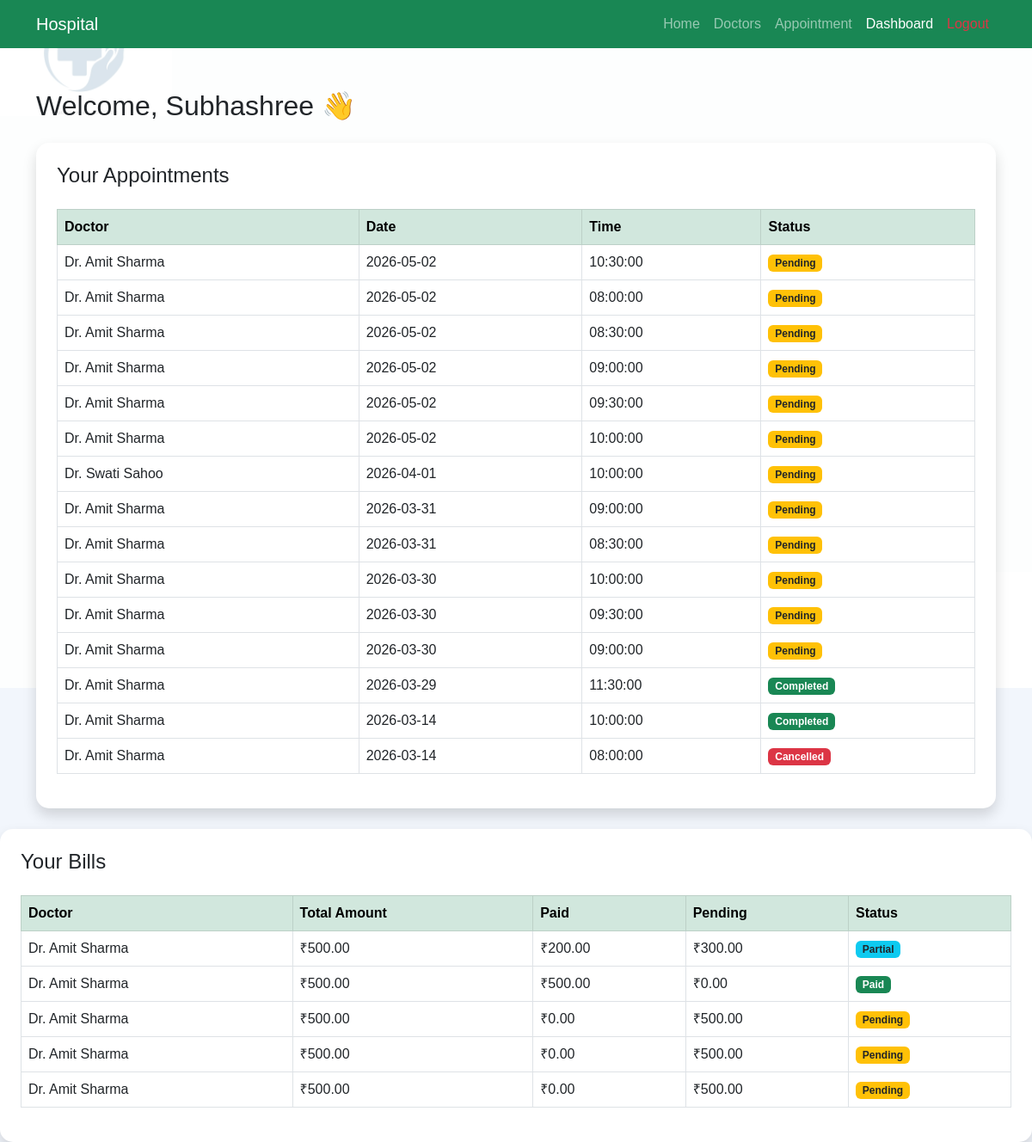
/dashboard.php (signed in), run on the app's committed database.
### tables this page shows
CREATE TABLE `patients` (
  `patient_id` int(11) NOT NULL,
  `user_id` int(11) DEFAULT NULL,
  `first_name` varchar(50) DEFAULT NULL,
  `last_name` varchar(50) DEFAULT NULL,
  `gender` varchar(10) DEFAULT NULL,
  `phone` varchar(15) DEFAULT NULL,
  `address` text DEFAULT NULL,
  `created_at` timestamp NOT NULL DEFAULT current_timestamp(),
  `email` varchar(100) DEFAULT NULL,
  `password` varchar(100) DEFAULT NULL,
  `middle_name` varchar(50) DEFAULT NULL,
  `date_of_birth` date DEFAULT NULL,
  `title` enum('Mr','Mrs','Miss','Ms','Dr','Other') DEFAULT NULL
);

CREATE TABLE `appointments` (
  `appointment_id` int(11) NOT NULL,
  `patient_id` int(11) DEFAULT NULL,
  `doctor_id` int(11) DEFAULT NULL,
  `appointment_date` date DEFAULT NULL,
  `appointment_time` time DEFAULT NULL,
  `status` enum('Pending','Completed','Cancelled') DEFAULT 'Pending',
  `created_at` timestamp NOT NULL DEFAULT current_timestamp()
);

CREATE TABLE `doctors` (
  `doctor_id` int(11) NOT NULL,
  `user_id` int(11) DEFAULT NULL,
  `first_name` varchar(50) DEFAULT NULL,
  `last_name` varchar(50) DEFAULT NULL,
  `department_id` int(11) DEFAULT NULL,
  `phone` varchar(15) DEFAULT NULL,
  `experience` int(11) DEFAULT NULL,
  `available_days` varchar(100) DEFAULT NULL,
  `start_time` time DEFAULT NULL,
  `end_time` time DEFAULT NULL,
  `consultation_fee` decimal(10,2) DEFAULT NULL,
  `middle_name` varchar(50) DEFAULT NULL,
  `date_of_birth` date DEFAULT NULL,
  `title` enum('Mr','Mrs','Miss','Ms','Dr','Other') DEFAULT 'Dr',
  `image` varchar(255) DEFAULT NULL
);

CREATE TABLE `bills` (
  `bill_id` int(11) NOT NULL,
  `appointment_id` int(11) DEFAULT NULL,
  `patient_id` int(11) DEFAULT NULL,
  `doctor_id` int(11) DEFAULT NULL,
  `consultation_fee` decimal(10,2) DEFAULT NULL,
  `test_fee` decimal(10,2) DEFAULT NULL,
  `medicine_fee` decimal(10,2) DEFAULT NULL,
  `total_amount` decimal(10,2) DEFAULT NULL,
  `paid_amount` decimal(10,2) DEFAULT NULL,
  `pending_amount` decimal(10,2) DEFAULT NULL,
  `status` enum('Pending','Partial','Paid') DEFAULT 'Pending',
  `created_at` timestamp NOT NULL DEFAULT current_timestamp()
);

### dashboard.php (the view, shortened to what this page needs)
<?php
include("config/db.php");
$patient_id = $_SESSION['patient_id'];
$patient_query = "SELECT * FROM patients WHERE patient_id='$patient_id'";
$patient_result = mysqli_query($con, $patient_query);
$patient = mysqli_fetch_assoc($patient_result);
$app_query = "SELECT appointments.*, doctors.first_name, doctors.last_name
FROM appointments
JOIN doctors ON appointments.doctor_id = doctors.doctor_id
WHERE patient_id='$patient_id'
ORDER BY appointment_date DESC";
$app_result = mysqli_query($con, $app_query);
?>
<!DOCTYPE html>
<html>
<head>
<link href="https://cdn.jsdelivr.net/npm/bootstrap@5.3.0/dist/css/bootstrap.min.css" rel="stylesheet">
<link rel="stylesheet" href="assets/css/style.css">
</head>
<body>
<nav class="navbar navbar-expand-lg navbar-dark bg-success">
  <div class="container">
    <a class="navbar-brand" href="#">Hospital</a>
    <div>
      <ul class="navbar-nav">
        <li class="nav-item"><a class="nav-link" href="index.php">Home</a></li>
        <li class="nav-item"><a class="nav-link" href="public/doctors.php">Doctors</a></li>
        <li class="nav-item"><a class="nav-link" href="public/book_appointment.php">Appointment</a></li>
        <li class="nav-item"><a class="nav-link active" href="#">Dashboard</a></li>
        <li class="nav-item"><a class="nav-link text-danger" href="logout.php">Logout</a></li>
      </ul>
    </div>
  </div>
</nav>
<div class="container mt-5">
  <h2 class="mb-4">Welcome, <?php echo $patient['first_name']; ?> 👋</h2>
  <div class="card shadow p-4">
    <h4>Your Appointments</h4>
    <table class="table table-bordered mt-3">
    <thead class="table-success">
    <tr>
    <th>Doctor</th>
    <th>Date</th>
    <th>Time</th>
    <th>Status</th>
    </tr>
    </thead>
    <tbody>
    <?php while($row = mysqli_fetch_assoc($app_result)) { ?>
    <tr>
    <td>Dr. <?php echo $row['first_name']." ".$row['last_name']; ?></td>
    <td><?php echo $row['appointment_date']; ?></td>
    <td><?php echo $row['appointment_time']; ?></td>
    <td>
      <?php
      if($row['status'] == 'Pending'){
          echo "<span class='badge bg-warning text-dark'>Pending</span>";
      }
      else if($row['status'] == 'Completed'){
          echo "<span class='badge bg-success'>Completed</span>";
      }
      else{
          echo "<span class='badge bg-danger'>Cancelled</span>";
      }
      ?>
    </td>
    </tr>
    <?php } ?>
    </tbody>
    </table>
  </div>
</div>
<div class="card shadow p-4 mt-4">
<h4>Your Bills</h4>
<table class="table table-bordered mt-3">
<thead class="table-success">
<tr>
<th>Doctor</th>
<th>Total Amount</th>
<th>Paid</th>
<th>Pending</th>
<th>Status</th>
</tr>
</thead>
<tbody>
<?php
$bill_query = "SELECT bills.*, doctors.first_name, doctors.last_name
FROM bills
JOIN doctors ON bills.doctor_id = doctors.doctor_id
WHERE bills.patient_id='$patient_id'
ORDER BY bills.created_at DESC";
$bill_result = mysqli_query($con, $bill_query);
while($bill = mysqli_fetch_assoc($bill_result)){
?>
<tr>
<td>Dr. <?php echo $bill['first_name']." ".$bill['last_name']; ?></td>
<td>₹<?php echo $bill['total_amount']; ?></td>
<td>₹<?php echo $bill['paid_amount']; ?></td>
<td>₹<?php echo $bill['pending_amount']; ?></td>
<td>
<?php
if($bill['status'] == 'Pending'){
    echo "<span class='badge bg-warning text-dark'>Pending</span>";
}
else if($bill['status'] == 'Paid'){
    echo "<span class='badge bg-success'>Paid</span>";
}
else{
    echo "<span class='badge bg-info text-dark'>Partial</span>";
}
?>
</td>
</tr>
<?php } ?>
</tbody>
</table>
</div>
</body>
</html>

### assets/css/style.css (style rules this page uses)
* { margin: 0; padding: 0; }
body { background: #f2f2f2; font-family: 'Poppins', sans-serif; }
nav { background-color: green; color: red; }
nav a { text-decoration: none; }
table { width: 80%; margin: 20px auto; border-collapse: collapse; }
table th { background-color: aqua; color: blue; }
.card { border-radius: 15px; transition: 0.3s; }
.card { border-radius: 15px; }
.card { border: none; }
.card { transition: all 0.3s ease; }
body { padding-bottom: 50px; }
body { background: url('../images/patient.png') no-repeat center center/cover; height: 100vh; }
body { background-color: #f2f6fc; background-image: url('../images/handlogo.png'), url('../images/handlogo.png'), url('../images/handlogo.png'); background-position: left top, center center, right bottom; background-repeat: no-repeat; background-size: 200px, 300px, 200px; height: 100vh; position: relative; }
body::before { content: ""; position: absolute; width: 100%; height: 100%; background: rgba(255,255,255,0.85); top: 0; left: 0; z-index: 0; }
.container { position: relative; z-index: 2; }

### data on the page
patients: first_name "Subhashree"
appointments: doctor.first_name "Amit", doctor.last_name "Sharma", appointment_date "2026-05-02", appointment_time "10:30:00", status "Pending"
appointments: doctor.first_name "Amit", doctor.last_name "Sharma", appointment_date "2026-05-02", appointment_time "08:00:00", status "Pending"
appointments: doctor.first_name "Amit", doctor.last_name "Sharma", appointment_date "2026-05-02", appointment_time "08:30:00", status "Pending"
appointments: doctor.first_name "Amit", doctor.last_name "Sharma", appointment_date "2026-05-02", appointment_time "09:00:00", status "Pending"
appointments: doctor.first_name "Amit", doctor.last_name "Sharma", appointment_date "2026-05-02", appointment_time "09:30:00", status "Pending"
appointments: doctor.first_name "Amit", doctor.last_name "Sharma", appointment_date "2026-05-02", appointment_time "10:00:00", status "Pending"
appointments: doctor.first_name "Swati", doctor.last_name "Sahoo", appointment_date "2026-04-01", appointment_time "10:00:00", status "Pending"
appointments: doctor.first_name "Amit", doctor.last_name "Sharma", appointment_date "2026-03-31", appointment_time "09:00:00", status "Pending"
appointments: doctor.first_name "Amit", doctor.last_name "Sharma", appointment_date "2026-03-31", appointment_time "08:30:00", status "Pending"
appointments: doctor.first_name "Amit", doctor.last_name "Sharma", appointment_date "2026-03-30", appointment_time "10:00:00", status "Pending"
appointments: doctor.first_name "Amit", doctor.last_name "Sharma", appointment_date "2026-03-30", appointment_time "09:30:00", status "Pending"
appointments: doctor.first_name "Amit", doctor.last_name "Sharma", appointment_date "2026-03-30", appointment_time "09:00:00", status "Pending"
appointments: doctor.first_name "Amit", doctor.last_name "Sharma", appointment_date "2026-03-29", appointment_time "11:30:00", status "Completed"
appointments: doctor.first_name "Amit", doctor.last_name "Sharma", appointment_date "2026-03-14", appointment_time "10:00:00", status "Completed"
appointments: doctor.first_name "Amit", doctor.last_name "Sharma", appointment_date "2026-03-14", appointment_time "08:00:00", status "Cancelled"
bills: doctor.first_name "Amit", doctor.last_name "Sharma", total_amount "500.00", paid_amount "200.00", pending_amount "300.00", status "Partial"
bills: doctor.first_name "Amit", doctor.last_name "Sharma", total_amount "500.00", paid_amount "500.00", pending_amount "0.00", status "Paid"
bills: doctor.first_name "Amit", doctor.last_name "Sharma", total_amount "500.00", paid_amount "0.00", pending_amount "500.00", status "Pending"
bills: doctor.first_name "Amit", doctor.last_name "Sharma", total_amount "500.00", paid_amount "0.00", pending_amount "500.00", status "Pending"
bills: doctor.first_name "Amit", doctor.last_name "Sharma", total_amount "500.00", paid_amount "0.00", pending_amount "500.00", status "Pending"
